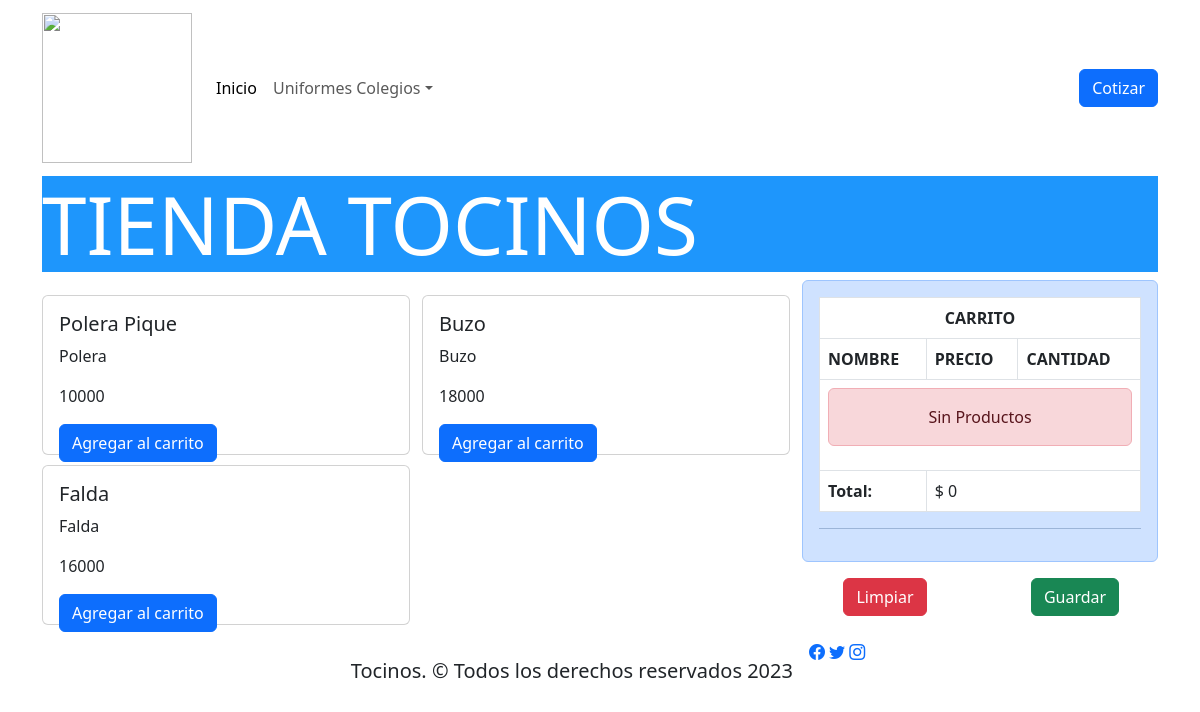
The app's page /tienda/ with its own data.
### CarritoApp/models.py (models this page shows, shortened)
class Producto(models.Model):
    nombre = models.CharField(max_length=64)
    categoria = models.CharField(max_length=32)
    precio = models.IntegerField()

### CarritoApp/views.py (the view)
# urls.py: path('tienda/', tienda, name="Tienda"),
def tienda(request):
    productos = Producto.objects.all()
    return render(request, "tienda.html", {'productos':productos})

### CarritoApp/context_processor.py (called while the page is built)
def total_carrito(request):
    total = 0
    if request.user.is_authenticated:
        if "carrito" in request.session.keys():
            for key, value in request.session["carrito"].items():
                total += int(value["acumulado"])
    return {"total_carrito": total}

### CarritoApp/templates/tienda.html (shortened to what this page needs)
<!DOCTYPE html>
{% load static %}
<html lang="es">
<head>
    <link href="https://cdn.jsdelivr.net/npm/bootstrap@5.3.0-alpha1/dist/css/bootstrap.min.css" rel="stylesheet">
    <link rel="stylesheet" href="https://cdn.jsdelivr.net/npm/bootstrap-icons@1.10.4/font/bootstrap-icons.css">
    <link href="{% static 'css/estilos.css' %}" rel="stylesheet">
</head>
<body>
    <header data-bs-theme="light">
        <div class="navbar navbar-expand-lg navbar-light" id="menu">
          <div class="container">
            <a href="#" class="navbar-brand ">
              <strong><img src='{% static "img/Logos/tocinoslogo.png" %}' alt="" width="150" height="150"></strong>
            </a>
            <div class="collapse navbar-collapse" id="navbarHeader">
                <ul class="navbar-nav me-auto mb-2 mb-lg-0 ">
                    <li class="nav-item">
                       <a href= '' class="nav-link active">Inicio</a>
                    <li class="nav-item dropdown">
                        <a class="nav-link dropdown-toggle" data-bs-toggle="dropdown" href="#" role="button" aria-expanded="false">Uniformes Colegios</a>
                    </li>
                    <li class="nav-item">
                        <a href="#" class="nav-link"></a>
                    </li>
                </ul>
                   <a href='' class="btn btn-primary">Cotizar</a>
            </div>
          </div>
        </div>
      </header>
    <main>
    <div class="container">
        <div class="row">
            <div class="col-12 align-self-center"><h1 class="display-1">TIENDA TOCINOS</h1></div>
        </div>
        <div class="row">
            <div class="col-8">
                <div class="row" style="padding: 10px 0;">
                    <div class="col-12">
                        <div class="row">
                            {% for producto in productos %}
                            <div class="col-6">
                                <div class="card" style="height: 10rem; width: 23rem; margin: 5px 0px;">
                                    <div class="card-body">
                                        <h5 class="card-title">{{producto.nombre}}</h5>
                                        <p class="card-text">{{producto.categoria}}</p>
                                        <p class="card-text">{{producto.precio}}</p>
                                        <a href="{% url 'Add' producto.id %}" class="btn btn-primary">Agregar al carrito</a>
                                    </div>
                                </div>
                            </div>
                            {% endfor %}
                        </div>
                    </div>
                </div>
            </div>
            <div class="col-4">
                {% include "carrito.html" %}
            </div>
        </div>
    </div>
    <footer class="w-100 d-flex align-items justify-content-center flex-wrap">
        <p class="fs-5 px-3 pt-3">Tocinos. &copy; Todos los derechos reservados 2023</p>
        <div id="iconos">
          <a href="#"><i class="bi bi-facebook"></i></a>
          <a href="#"><i class="bi bi-twitter"></i></a>
          <a href="#"><i class="bi bi-instagram"></i></a>
        </div>
      </footer>
      </main>
</body>
</html>

### CarritoApp/static/css/estilos.css (style rules this page uses)
body { font-family: "segoe UI", 'consolas'; }
.container { flex-direction: row row-reverse column column-reverse; }
.display-1 { background: #1e96fc; color: white; }

### records on screen
Producto: nombre "Polera Pique", categoria "Polera", precio "10000"
Producto: nombre "Buzo", categoria "Buzo", precio "18000"
Producto: nombre "Falda", categoria "Falda", precio "16000"

### other values on screen
{{ total_carrito }} "0"
